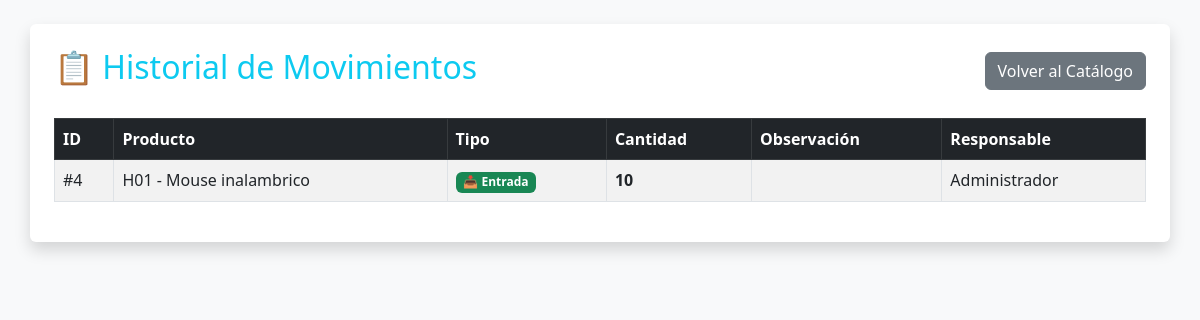
Page /historial_movimientos.php (signed in) on the committed database.
### tables this page shows
CREATE TABLE `movimiento` (
  `id_movimiento` int(11) NOT NULL,
  `fecha_hora` datetime DEFAULT current_timestamp(),
  `tipo` enum('entrada','salida') NOT NULL,
  `cantidad` int(11) DEFAULT NULL CHECK (`cantidad` >= 0),
  `observacion` text DEFAULT NULL,
  `id_producto` int(11) DEFAULT NULL,
  `id_usuario` int(11) DEFAULT NULL
);

CREATE TABLE `producto` (
  `id_producto` int(11) NOT NULL,
  `codigo` varchar(20) NOT NULL,
  `nombre` varchar(100) NOT NULL,
  `descripcion` text DEFAULT NULL,
  `precio` decimal(10,2) DEFAULT NULL CHECK (`precio` >= 0),
  `stock_actual` int(11) DEFAULT NULL CHECK (`stock_actual` >= 0),
  `stock_minimo` int(11) DEFAULT NULL CHECK (`stock_minimo` >= 0),
  `estado` tinyint(1) DEFAULT 1,
  `id_categoria` int(11) DEFAULT NULL
);

CREATE TABLE `usuario` (
  `id_usuario` int(11) NOT NULL,
  `nombre` varchar(100) NOT NULL,
  `correo` varchar(100) NOT NULL,
  `clave` varchar(255) NOT NULL,
  `estado` tinyint(1) DEFAULT 1
);

### historial_movimientos.php (the view, shortened to what this page needs)
<?php
require_once 'conexion.php';
$sql = "SELECT m.*, p.nombre AS producto_nombre, p.codigo AS producto_codigo, u.nombre AS usuario_nombre
        FROM movimiento m
        INNER JOIN producto p ON m.id_producto = p.id_producto
        INNER JOIN usuario u ON m.id_usuario = u.id_usuario
        ORDER BY m.id_movimiento DESC";
$movimientos = $conexion->query($sql)->fetchAll(PDO::FETCH_ASSOC);
?>
<!DOCTYPE html>
<html lang="es">
<head>
    <link href="https://cdn.jsdelivr.net/npm/bootstrap@5.3.0/dist/css/bootstrap.min.css" rel="stylesheet">
</head>
<body class="bg-light p-4">
    <div class="container bg-white p-4 rounded shadow">
        <div class="d-flex justify-content-between align-items-center mb-4">
            <h2 class="text-info">📋 Historial de Movimientos</h2>
            <a href="dashboard.php" class="btn btn-secondary">Volver al Catálogo</a>
        </div>
        <table class="table table-bordered table-striped">
            <thead class="table-dark">
                <tr>
                    <th>ID</th>
                    <th>Producto</th>
                    <th>Tipo</th>
                    <th>Cantidad</th>
                    <th>Observación</th>
                    <th>Responsable</th>
                </tr>
            </thead>
            <tbody>
                <?php if (count($movimientos) > 0): ?>
                    <?php foreach ($movimientos as $mov): ?>
                        <tr>
                            <td>#<?php echo $mov['id_movimiento']; ?></td>
                            <td><?php echo $mov['producto_codigo'] . " - " . $mov['producto_nombre']; ?></td>
                            <td>
                                <?php if ($mov['tipo'] == 'entrada'): ?>
                                    <span class="badge bg-success">📥 Entrada</span>
                                <?php else: ?>
                                    <span class="badge bg-danger">📤 Salida</span>
                                <?php endif; ?>
                            </td>
                            <td><b><?php echo $mov['cantidad']; ?></b></td>
                            <td><?php echo $mov['observacion']; ?></td>
                            <td><?php echo $mov['usuario_nombre']; ?></td>
                        </tr>
                    <?php endforeach; ?>
                <?php else: ?>
                    <tr>
                        <td colspan="6" class="text-center">Aún no hay movimientos registrados.</td>
                    </tr>
                <?php endif; ?>
            </tbody>
        </table>
    </div>
</body>
</html>

### rows in the picture
movimiento: id_movimiento "4", id_producto.codigo "H01", id_producto.nombre "Mouse inalambrico", tipo "📥 Entrada", cantidad "10", id_usuario.nombre "Administrador"
